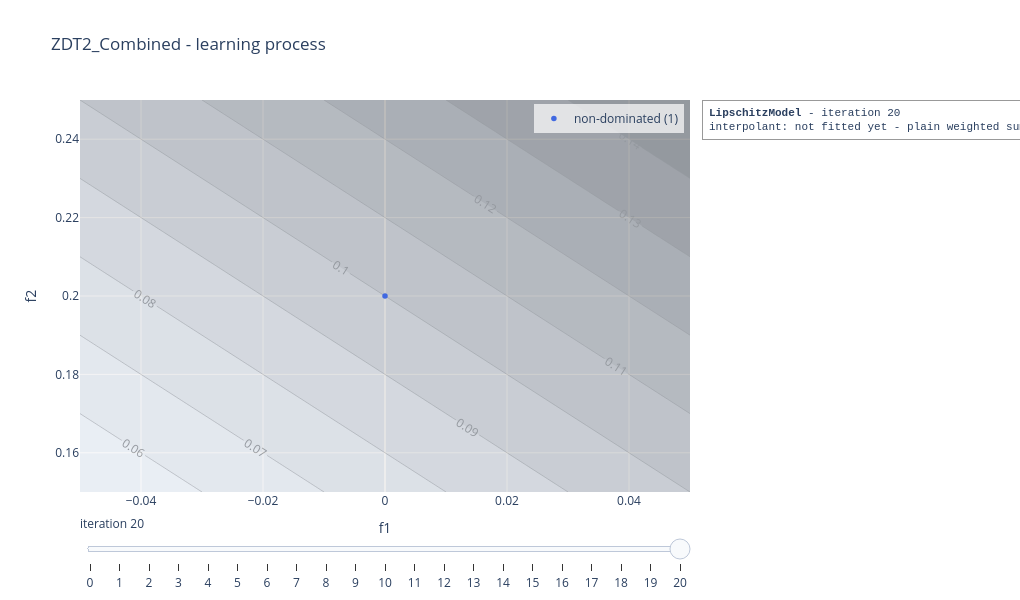

Write notebook code for a chart like this one.
### Code cell
slip_model.visualise("learning", plot_scalarisation = True, show = False)

### Figure 1 — Plotly figure (JSON) as saved in the notebook; plotly's stock layout.template omitted (floating-point values rounded to 4 significant figures; data arrays with more than 128 entries replaced by an {"elided": "..."} marker saying what was removed)
{"data": [{"marker": {"color": "royalblue", "size": 5.5}, "mode": "markers", "name": "non-dominated (1)", "type": "scatter", "x": [0.0], "y": [0.2]}, {"colorscale": [[0, "rgb(255,255,255)"], [0.125, "rgb(240,240,240)"], [0.25, "rgb(217,217,217)"], [0.375, "rgb(189,189,189)"], [0.5, "rgb(150,150,150)"], [0.625, "rgb(115,115,115)"], [0.75, "rgb(82,82,82)"], [0.875, "rgb(37,37,37)"], [1, "rgb(0,0,0)"]], "contours": {"showlabels": true}, "opacity": 0.35, "showlegend": false, "showscale": false, "type": "contour", "x": [-0.05, -0.04831, -0.04661, -0.04492, -0.04322, -0.04153, -0.03983, -0.03814, -0.03644, -0.03475, -0.03305, -0.03136, -0.02966, -0.02797, -0.02627, -0.02458, -0.02288, -0.02119, -0.01949, -0.0178, -0.0161, -0.01441, -0.01271, -0.01102, -0.009322, -0.007627, -0.005932, -0.004237, -0.002542, -0.0008475, 0.0008475, 0.002542, 0.004237, 0.005932, 0.007627, 0.009322, 0.01102, 0.01271, 0.01441, 0.0161, 0.0178, 0.01949, 0.02119, 0.02288, 0.02458, 0.02627, 0.02797, 0.02966, 0.03136, 0.03305, 0.03475, 0.03644, 0.03814, 0.03983, 0.04153, 0.04322, 0.04492, 0.04661, 0.04831, 0.05], "y": [0.15, 0.1517, 0.1534, 0.1551, 0.1568, 0.1585, 0.1602, 0.1619, 0.1636, 0.1653, 0.1669, 0.1686, 0.1703, 0.172, 0.1737, 0.1754, 0.1771, 0.1788, 0.1805, 0.1822, 0.1839, 0.1856, 0.1873, 0.189, 0.1907, 0.1924, 0.1941, 0.1958, 0.1975, 0.1992, 0.2008, 0.2025, 0.2042, 0.2059, 0.2076, 0.2093, 0.211, 0.2127, 0.2144, 0.2161, 0.2178, 0.2195, 0.2212, 0.2229, 0.2246, 0.2263, 0.228, 0.2297, 0.2314, 0.2331, 0.2347, 0.2364, 0.2381, 0.2398, 0.2415, 0.2432, 0.2449, 0.2466, 0.2483, 0.25], "z": {"elided": "60x60 float values"}}], "layout": {"annotations": [{"align": "left", "bgcolor": "rgba(255,255,255,0.85)", "bordercolor": "#999999", "borderpad": 6, "borderwidth": 1, "font": {"family": "Courier New, monospace", "size": 11}, "showarrow": false, "text": "<b>LipschitzModel</b> - iteration 20<br>interpolant: not fitted yet - plain weighted sum", "x": 1.02, "xanchor": "left", "xref": "paper", "y": 1, "yanchor": "top", "yref": "paper"}], "height": 600, "legend": {"bgcolor": "rgba(255,255,255,0.7)", "x": 0.99, "xanchor": "right", "y": 0.99, "yanchor": "top"}, "margin": {"r": 330}, "showlegend": true, "sliders": [{"active": 20, "currentvalue": {"prefix": "iteration "}, "steps": [{"args": [["0"], {"frame": {"redraw": true}, "mode": "immediate"}], "label": "0", "method": "animate"}, {"args": [["1"], {"frame": {"redraw": true}, "mode": "immediate"}], "label": "1", "method": "animate"}, {"args": [["2"], {"frame": {"redraw": true}, "mode": "immediate"}], "label": "2", "method": "animate"}, {"args": [["3"], {"frame": {"redraw": true}, "mode": "immediate"}], "label": "3", "method": "animate"}, {"args": [["4"], {"frame": {"redraw": true}, "mode": "immediate"}], "label": "4", "method": "animate"}, {"args": [["5"], {"frame": {"redraw": true}, "mode": "immediate"}], "label": "5", "method": "animate"}, {"args": [["6"], {"frame": {"redraw": true}, "mode": "immediate"}], "label": "6", "method": "animate"}, {"args": [["7"], {"frame": {"redraw": true}, "mode": "immediate"}], "label": "7", "method": "animate"}, {"args": [["8"], {"frame": {"redraw": true}, "mode": "immediate"}], "label": "8", "method": "animate"}, {"args": [["9"], {"frame": {"redraw": true}, "mode": "immediate"}], "label": "9", "method": "animate"}, {"args": [["10"], {"frame": {"redraw": true}, "mode": "immediate"}], "label": "10", "method": "animate"}, {"args": [["11"], {"frame": {"redraw": true}, "mode": "immediate"}], "label": "11", "method": "animate"}, {"args": [["12"], {"frame": {"redraw": true}, "mode": "immediate"}], "label": "12", "method": "animate"}, {"args": [["13"], {"frame": {"redraw": true}, "mode": "immediate"}], "label": "13", "method": "animate"}, {"args": [["14"], {"frame": {"redraw": true}, "mode": "immediate"}], "label": "14", "method": "animate"}, {"args": [["15"], {"frame": {"redraw": true}, "mode": "immediate"}], "label": "15", "method": "animate"}, {"args": [["16"], {"frame": {"redraw": true}, "mode": "immediate"}], "label": "16", "method": "animate"}, {"args": [["17"], {"frame": {"redraw": true}, "mode": "immediate"}], "label": "17", "method": "animate"}, {"args": [["18"], {"frame": {"redraw": true}, "mode": "immediate"}], "label": "18", "method": "animate"}, {"args": [["19"], {"frame": {"redraw": true}, "mode": "immediate"}], "label": "19", "method": "animate"}, {"args": [["20"], {"frame": {"redraw": true}, "mode": "immediate"}], "label": "20", "method": "animate"}]}], "title": {"text": "ZDT2_Combined - learning process"}, "width": 1020, "xaxis": {"range": [-0.05, 0.05], "title": {"text": "f1"}}, "yaxis": {"range": [0.15, 0.25], "title": {"text": "f2"}}}}
